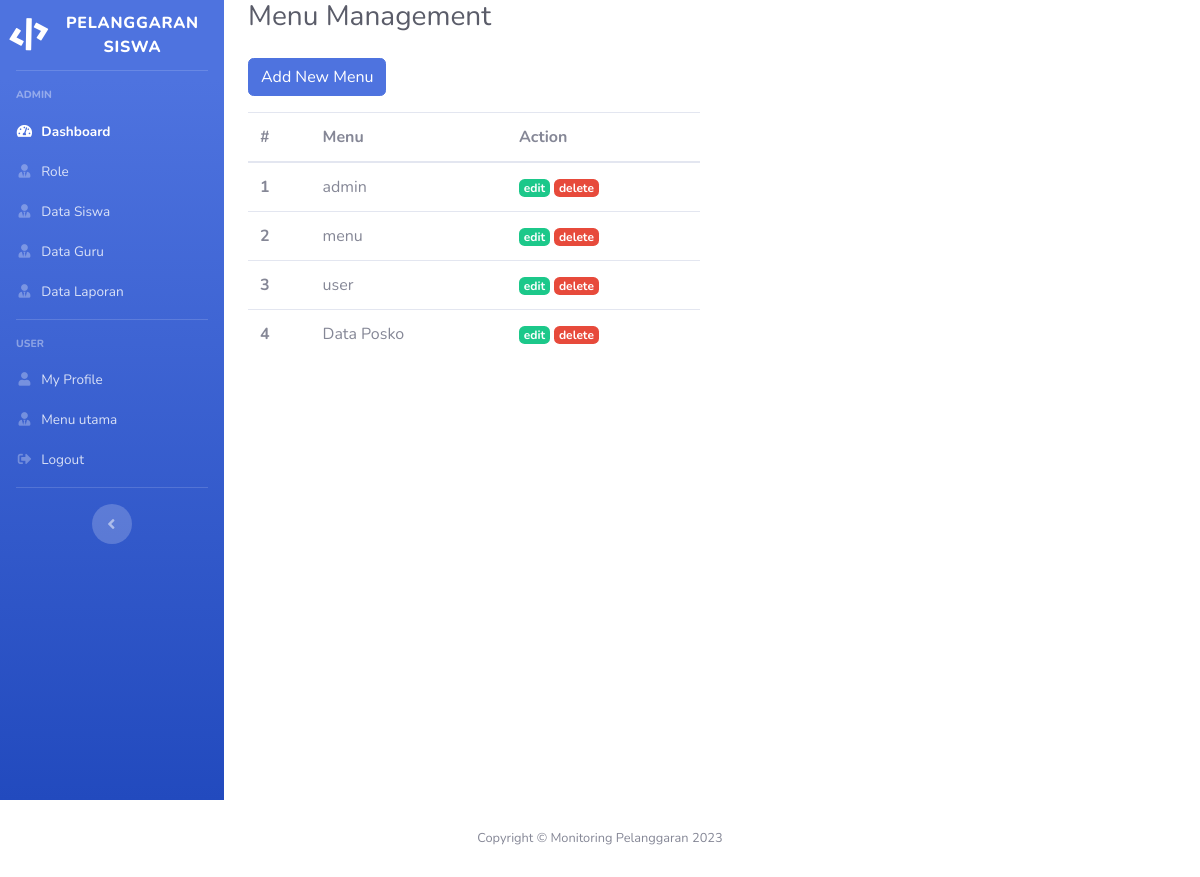
Page /index.php/menu on the committed database.
### tables this page shows
CREATE TABLE `user_menu` (
  `id` int(11) NOT NULL,
  `menu` varchar(128) NOT NULL
);

### application/controllers/Menu.php (called while the page is built, shortened)
<?php
class Menu extends CI_Controller
{
    public function index()
    {
        $data['title'] = 'Menu Management';
        $data['user'] = $this->db->get_where('user', ['email' => $this->session->userdata('email')])->row_array();
        $data['menu'] = $this->db->get('user_menu')->result_array();
        $this->form_validation->set_rules('menu', 'Menu', 'required');
        if ($this->form_validation->run() == false) {
            $this->load->view('templates/header', $data);
            $this->load->view('templates/sidebar', $data);
            $this->load->view('menu/index', $data);
            $this->load->view('templates/footer');
        } else {
            $this->db->insert('user_menu', ['menu' => $this->input->post('menu')]);
            $this->session->set_flashdata('message', '<div class="alert alert-success" role="alert">New menu added!</div>');
            redirect('menu');
        }
    }
}

### index.php (called while the page is built, shortened)
<?php
require_once BASEPATH.'core/CodeIgniter.php';

### application/views/menu/index.php (the view, shortened to what this page needs)
<div class="container-fluid">
    <h1 class="h3 mb-4 text-gray-800"><?= $title; ?></h1>
    <div class="row">
        <div class="col-lg-6">
            <a href="" class="btn btn-primary mb-3" data-toggle="modal" data-target="#newMenuModal">Add New Menu</a>
            <table class="table table-hover">
                <thead>
                    <tr>
                        <th scope="col">#</th>
                        <th scope="col">Menu</th>
                        <th scope="col">Action</th>
                    </tr>
                </thead>
                <tbody>
                    <?php $i = 1; ?>
                    <?php foreach ($menu as $m) : ?>
                    <tr>
                        <th scope="row"><?= $i; ?></th>
                        <td><?= $m['menu']; ?></td>
                        <td>
                            <a href="" class="badge badge-success">edit</a>
                            <a href="" class="badge badge-danger">delete</a>
                        </td>
                    </tr>
                    <?php $i++; ?>
                    <?php endforeach; ?>
                </tbody>
            </table>
        </div>
    </div>
</div>
</div>

### rows in the picture
user_menu: menu "admin"
user_menu: menu "menu"
user_menu: menu "user"
user_menu: menu "Data Posko"
